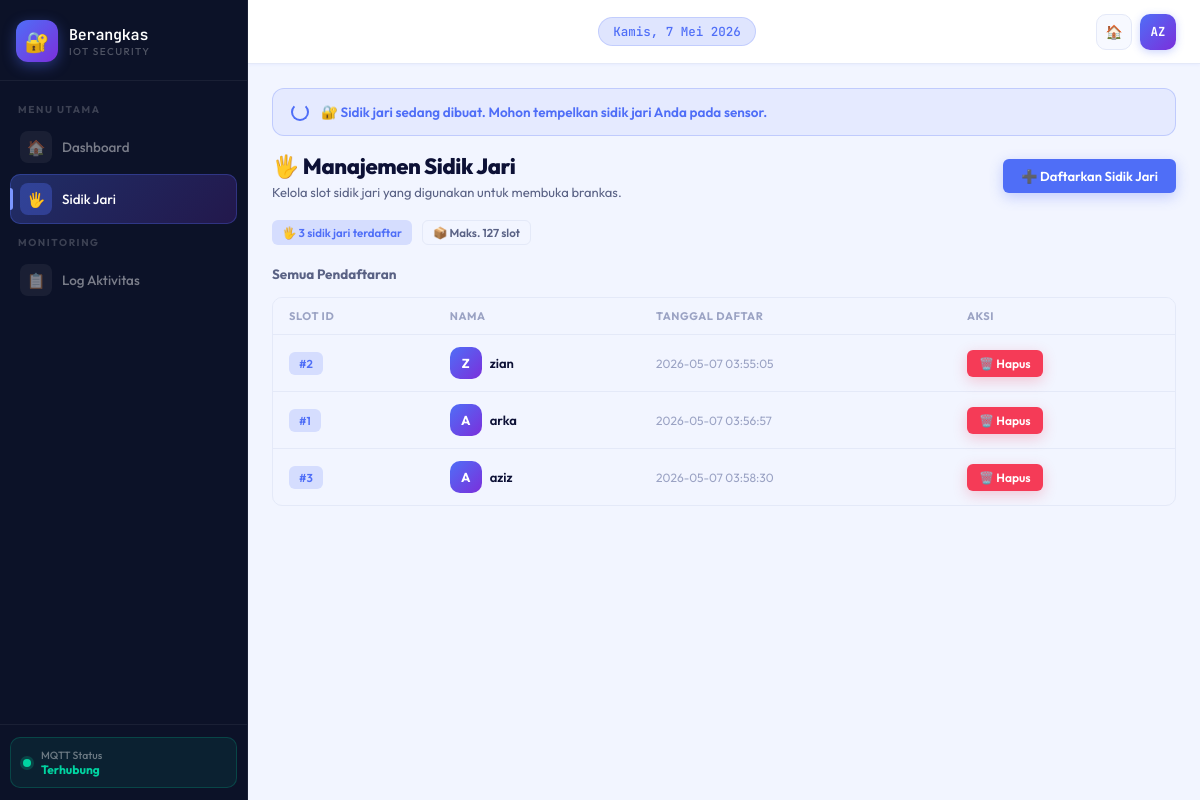
The app's page /sidik_jari with its own data.
### tables this page shows
CREATE TABLE sidik_jari (
            id INTEGER PRIMARY KEY AUTOINCREMENT,
            nama TEXT NOT NULL,
            finger_id INTEGER NOT NULL UNIQUE,
            created_at TIMESTAMP DEFAULT CURRENT_TIMESTAMP
        );

### app.py (the view)
@app.route("/sidik_jari")
def halaman_sidik_jari():
    db = get_db()
    data = db.execute("SELECT * FROM sidik_jari").fetchall()
    return render_template("sidik_jari.html", data=data)

### database.py (called while the page is built)
def get_db():
    conn = sqlite3.connect("brankas.db")
    conn.row_factory = sqlite3.Row
    return conn

### templates/sidik_jari.html (shortened to what this page needs)
<!doctype html>
<html lang="id">
  <head>
    <link
      rel="stylesheet"
      href="{{ url_for('static', filename='css/Dashboard.css') }}" />
  </head>
  <body>
    <aside class="sidebar">
      <div class="sidebar-brand">
        <a href="/" class="brand-logo">
          <div class="brand-icon">🔐</div>
          <div class="brand-text">
            <span class="brand-name">Berangkas</span>
            <span class="brand-sub">IoT Security</span>
          </div>
        </a>
      </div>
      <nav class="sidebar-nav">
        <span class="nav-label">Menu Utama</span>
        <a href="/" class="nav-item"
          ><span class="nav-icon">🏠</span> Dashboard</a
        >
        <a href="/sidik_jari" class="nav-item active"
          ><span class="nav-icon">🖐️</span> Sidik Jari</a
        >
        <span class="nav-label">Monitoring</span>
        <a href="/#log-section" class="nav-item"
          ><span class="nav-icon">📋</span> Log Aktivitas</a
        >
      </nav>
      <div class="sidebar-footer">
        <div class="sidebar-status">
          <div class="status-dot"></div>
          <div class="status-info">
            <div class="status-label">MQTT Status</div>
            <div class="status-value">Terhubung</div>
          </div>
        </div>
      </div>
    </aside>
    <main class="main">
      <header class="topbar">
        <div class="topbar-center">
          <div class="topbar-date" id="topbar-date"></div>
        </div>
        <div class="topbar-actions">
          <a href="/" class="topbar-btn">🏠</a>
          <div class="topbar-avatar">AZ</div>
        </div>
      </header>
      <div class="content">
        <div class="enroll-banner" id="enroll-banner">
          <div class="enroll-spinner" id="enroll-spinner"></div>
          <span id="enroll-msg">Menunggu jari...</span>
        </div>
        <div class="section-header">
          <div>
            <div class="page-title">🖐️ Manajemen Sidik Jari</div>
            <div class="page-sub">
              Kelola slot sidik jari yang digunakan untuk membuka brankas.
            </div>
          </div>
          <button class="btn btn-primary" onclick="openModal('tambah-modal')">
            ➕ Daftarkan Sidik Jari
          </button>
        </div>
        <div style="display: flex; gap: 10px; margin-bottom: 20px">
          <div class="chip chip-primary">
            🖐️ {{ data|length }} sidik jari terdaftar
          </div>
          <div class="chip chip-neutral">📦 Maks. 127 slot</div>
        </div>
        <div class="section-header" style="margin-bottom: 14px">
          <span
            style="
              font-size: 13.5px;
              font-weight: 700;
              color: var(--text-secondary);
            "
            >Semua Pendaftaran</span
          >
        </div>
        {% if data %}
        <div class="table-wrap">
          <table>
            <thead>
              <tr>
                <th>Slot ID</th>
                <th>Nama</th>
                <th>Tanggal Daftar</th>
                <th>Aksi</th>
              </tr>
            </thead>
            <tbody>
              {% for s in data %}
              <tr>
                <td>
                  <span class="chip chip-primary">#{{ s.finger_id }}</span>
                </td>
                <td>
                  <div class="flex-center gap-8">
                    <div class="avatar">{{ s.nama[0]|upper }}</div>
                    <span style="font-weight: 600">{{ s.nama }}</span>
                  </div>
                </td>
                <td class="td-secondary">{{ s.created_at }}</td>
                <td>
                  <button
                    class="btn btn-sm btn-danger"
                    data-id="{{ s.id }}"
                    data-nama="{{ s.nama }}"
                    data-finger="{{ s.finger_id }}"
                    onclick="confirmDelete(this)">
                    🗑️ Hapus
                  </button>
                </td>
              </tr>
              {% endfor %}
            </tbody>
          </table>
        </div>
        {% endif %}
      </div>
    </main>
  </body>
</html>

### templates/sidik_jari.html (style rules this page uses)
.enroll-banner { display: none; align-items: center; gap: 12px; padding: 14px 18px; border-radius: 12px; margin-bottom: 16px; font-size: 13.5px; font-weight: 600; animation: pulse 1.5s infinite; }
.enroll-banner.show { display: flex; }
.enroll-banner.waiting { background: rgba(79, 110, 247, 0.08); border: 1.5px solid rgba(79, 110, 247, 0.25); color: #4f6ef7; }
.enroll-spinner { width: 18px; height: 18px; border: 2px solid currentColor; border-top-color: transparent; border-radius: 50%; animation: spin 0.8s linear infinite; flex-shrink: 0; }

### records on screen
sidik_jari: finger_id "2", nama "Z", nama "zian", created_at "2026-05-07 03:55:05"
sidik_jari: finger_id "1", nama "A", nama "arka", created_at "2026-05-07 03:56:57"
sidik_jari: finger_id "3", nama "A", nama "aziz", created_at "2026-05-07 03:58:30"

### other values on screen
{{ data|length }} "3"
